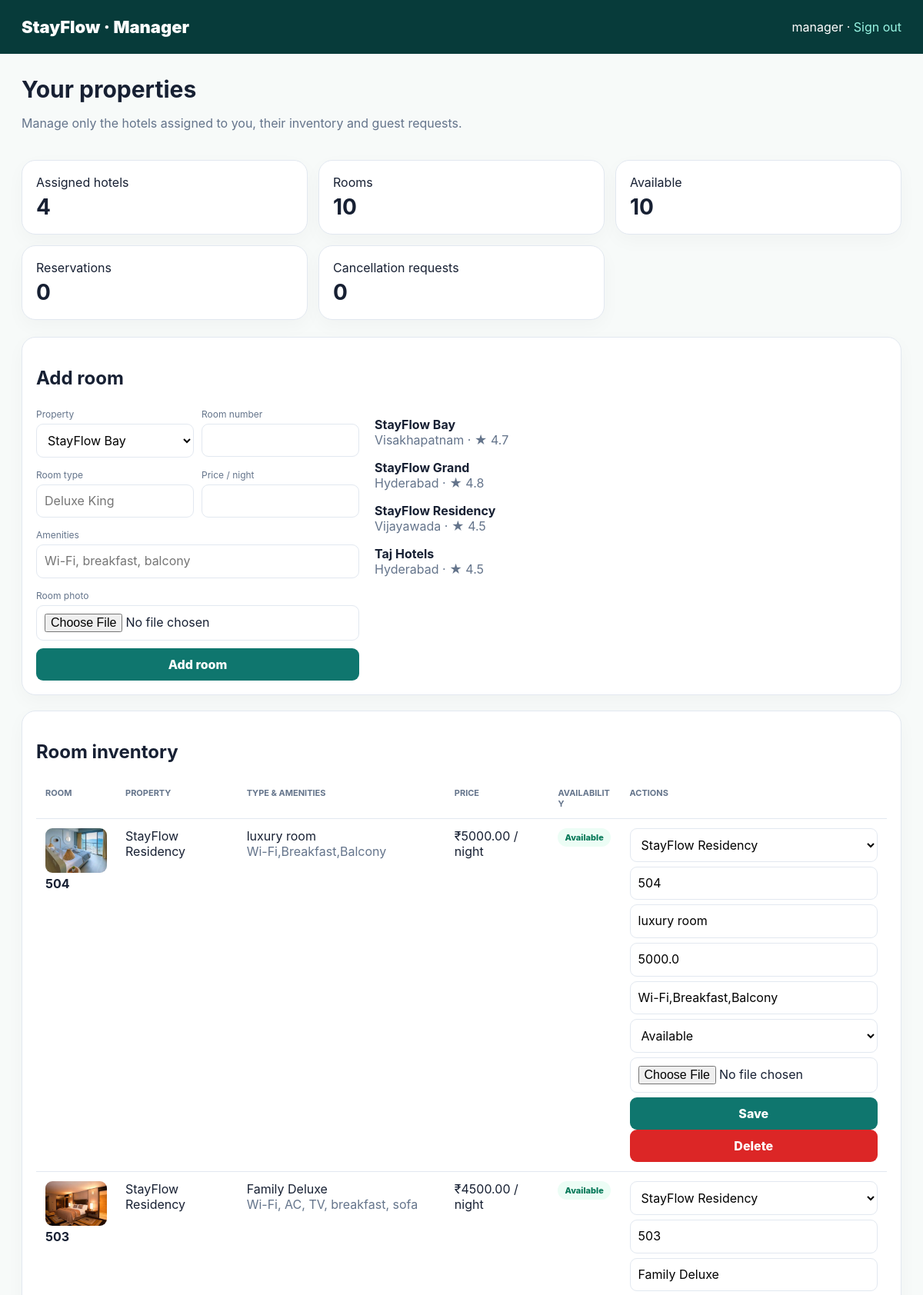
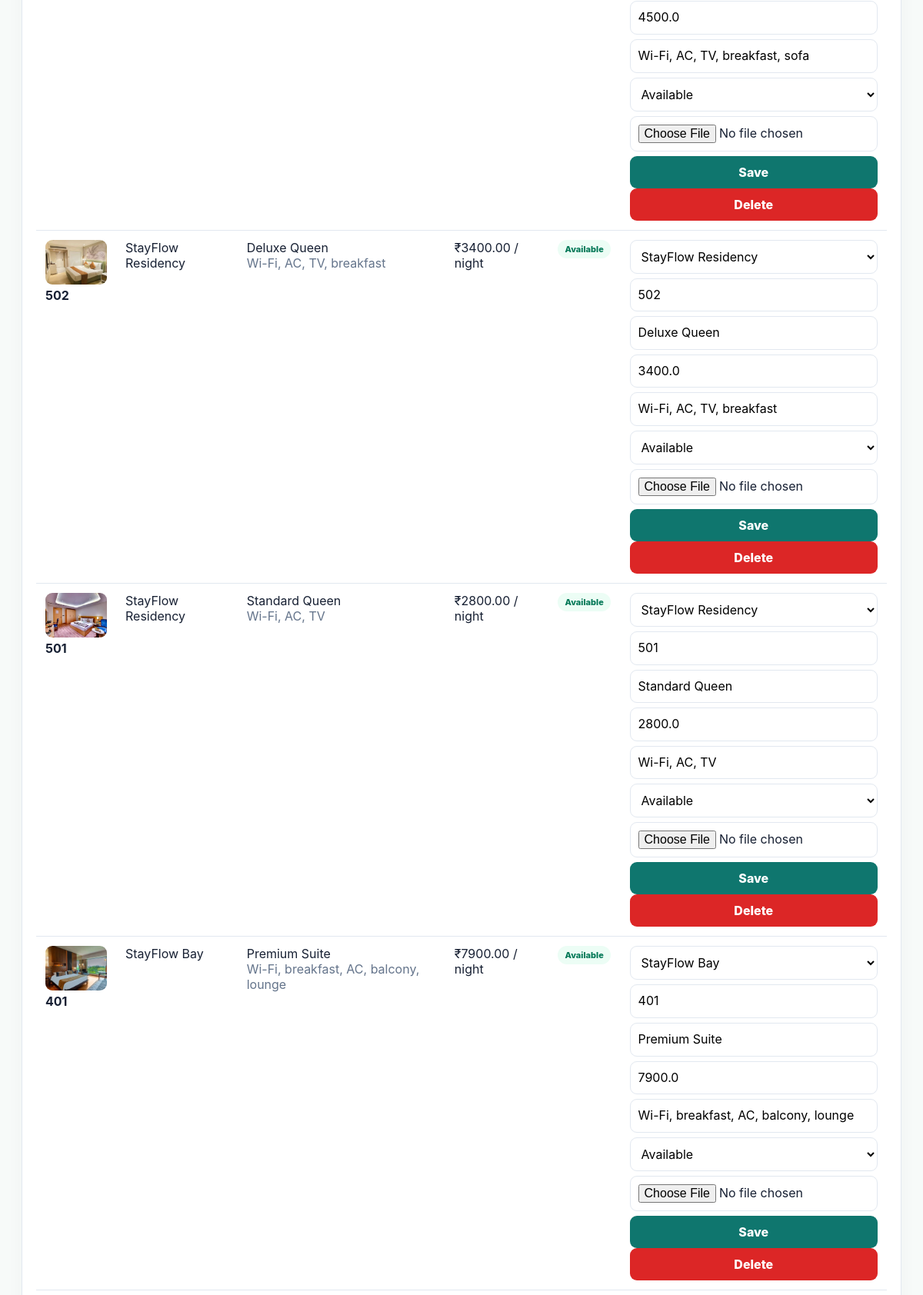
The page /manager/dashboard (signed in, upper part) on the database its author committed (2 pictures, top to bottom).
### tables this page shows
CREATE TABLE hotels(
        id INTEGER PRIMARY KEY AUTOINCREMENT,
        name TEXT NOT NULL,
        location TEXT NOT NULL,
        description TEXT,
        image TEXT,
        manager_id INTEGER,
        rating REAL DEFAULT 4.5,
        created_at TEXT DEFAULT CURRENT_TIMESTAMP,
        FOREIGN KEY(manager_id) REFERENCES users(id) ON DELETE SET NULL
    );

CREATE TABLE rooms(
        id INTEGER PRIMARY KEY AUTOINCREMENT,
        hotel_id INTEGER NOT NULL,
        room_number TEXT NOT NULL,
        room_type TEXT NOT NULL,
        price REAL NOT NULL,
        available INTEGER DEFAULT 1,
        image TEXT,
        amenities TEXT,
        FOREIGN KEY(hotel_id) REFERENCES hotels(id) ON DELETE CASCADE,
        UNIQUE(hotel_id,room_number)
    );

### app.py (the view)
@app.route("/manager/dashboard")
@role_required("manager")
def manager_dashboard():
    conn = get_connection()
    hotels = conn.execute("SELECT * FROM hotels WHERE manager_id=? ORDER BY name",
                           (session["user_id"],)).fetchall()
    rooms = conn.execute("""
        SELECT r.*,h.name hotel_name FROM rooms r JOIN hotels h ON h.id=r.hotel_id
        WHERE h.manager_id=? ORDER BY r.id DESC
    """, (session["user_id"],)).fetchall()
    bookings = conn.execute("""
        SELECT b.*,u.username guest_name,u.email guest_email,h.name hotel_name,
               r.room_number,r.room_type
        FROM bookings b
        JOIN users u ON u.id=b.guest_id
        JOIN hotels h ON h.id=b.hotel_id
        JOIN rooms r ON r.id=b.room_id
        WHERE h.manager_id=? ORDER BY b.id DESC
    """, (session["user_id"],)).fetchall()
    requests = conn.execute("""
        SELECT cr.*,b.check_in,b.check_out,u.username guest_name,h.name hotel_name,
               r.room_number
        FROM cancellation_requests cr
        JOIN bookings b ON b.id=cr.booking_id
        JOIN users u ON u.id=cr.guest_id
        JOIN hotels h ON h.id=cr.hotel_id
        JOIN rooms r ON r.id=b.room_id
        WHERE h.manager_id=?
        ORDER BY CASE WHEN cr.status='Pending' THEN 0 ELSE 1 END, cr.id DESC
    """, (session["user_id"],)).fetchall()
    unread = conn.execute(
        "SELECT COUNT(*) n FROM notifications WHERE user_id=? AND is_read=0",
        (session["user_id"],)
    ).fetchone()["n"]
    stats = {
        "hotels": len(hotels),
        "rooms": len(rooms),
        "available": sum(r["available"] for r in rooms),
        "bookings": len(bookings),
        "pending": sum(1 for x in requests if x["status"] == "Pending")
    }
    conn.close()
    return render_template("manager_dashboard.html", hotels=hotels, rooms=rooms,
                           bookings=bookings, requests=requests, stats=stats, unread=unread)

### app.py (called while the page is built)
def role_required(role):
    def deco(func):
        @wraps(func)
        def wrapped(*args, **kwargs):
            if session.get("role") != role:
                flash("Please sign in with an authorized account.", "error")
                return redirect(url_for("login"))
            return func(*args, **kwargs)
        return wrapped
    return deco

### database.py (called while the page is built)
def get_connection():
    conn = sqlite3.connect(DB_PATH, timeout=30, check_same_thread=False)
    conn.row_factory = sqlite3.Row
    conn.execute("PRAGMA busy_timeout = 30000")
    conn.execute("PRAGMA foreign_keys = ON")
    return conn

### templates/manager_dashboard.html (shortened to what this page needs)
<!doctype html><html lang="en"><head><meta charset="utf-8"><meta name="viewport" content="width=device-width,initial-scale=1"><title>StayFlow · Manager</title></head><body><header class="top"><div class="brand">StayFlow · Manager</div><div>{{session.username}} · <a href="/logout">Sign out</a></div></header><main class="wrap">{% with msgs=get_flashed_messages(with_categories=true) %}{% for cat,msg in msgs %}<div class="flash {{'error' if cat=='error' else ''}}">{{msg}}</div>{% endfor %}{% endwith %}<section class="hero"><div><h1>Your properties</h1><p class="muted">Manage only the hotels assigned to you, their inventory and guest requests.</p></div></section><div class="stats"><div class="stat">Assigned hotels<b>{{stats.hotels}}</b></div><div class="stat">Rooms<b>{{stats.rooms}}</b></div><div class="stat">Available<b>{{stats.available}}</b></div><div class="stat">Reservations<b>{{stats.bookings}}</b></div><div class="stat">Cancellation requests<b>{{stats.pending}}</b></div></div>
<section class="panel"><h2>Add room</h2>{% if hotels %}<div class="grid"><form method="post" action="/manager/room/add" enctype="multipart/form-data"><div class="formgrid"><div><label>Property</label><select name="hotel_id" required>{% for h in hotels %}<option value="{{h.id}}">{{h.name}}</option>{% endfor %}</select></div><div><label>Room number</label><input name="room_number" required></div><div><label>Room type</label><input name="room_type" placeholder="Deluxe King" required></div><div><label>Price / night</label><input name="price" type="number" min="0" step="0.01" required></div><div class="full"><label>Amenities</label><input name="amenities" placeholder="Wi-Fi, breakfast, balcony"></div><div class="full"><label>Room photo</label><input name="image" type="file" accept="image/*"></div><div class="full"><button>Add room</button></div></div></form><div>{% for h in hotels %}<p><b>{{h.name}}</b><br><span class="muted">{{h.location}} · ★ {{"%.1f"|format(h.rating or 4.5)}}</span></p>{% endfor %}</div></div>{% else %}<p class="muted">No hotels are assigned to your account yet. Ask an administrator to assign a property.</p>{% endif %}</section>
<section class="panel"><h2>Room inventory</h2><div class="tablewrap"><table><tr><th>Room</th><th>Property</th><th>Type & amenities</th><th>Price</th><th>Availability</th><th>Actions</th></tr>{% for r in rooms %}<tr><td>{% if r.image %}<img class="thumb" src="/manager/media/{{r.image}}"><br>{% endif %}<b>{{r.room_number}}</b></td><td>{{r.hotel_name}}</td><td>{{r.room_type}}<br><span class="muted">{{r.amenities or 'Standard amenities'}}</span></td><td>₹{{"%.2f"|format(r.price)}} / night</td><td><span class="pill">{{'Available' if r.available else 'Occupied'}}</span></td><td><form method="post" action="/manager/room/{{r.id}}/update" enctype="multipart/form-data" class="actions"><select name="hotel_id">{% for h in hotels %}<option value="{{h.id}}" {{'selected' if h.id==r.hotel_id}}>{{h.name}}</option>{% endfor %}</select><input name="room_number" value="{{r.room_number}}"><input name="room_type" value="{{r.room_type}}"><input name="price" type="number" step="0.01" value="{{r.price}}"><input name="amenities" value="{{r.amenities or ''}}"><select name="available"><option value="1" {{'selected' if r.available}}>Available</option><option value="0" {{'selected' if not r.available}}>Occupied</option></select><input name="image" type="file" accept="image/*"><button>Save</button></form><form method="post" action="/manager/room/{{r.id}}/delete" onsubmit="return confirm('Delete room?')"><button class="danger">Delete</button></form></td></tr>{% else %}<tr><td colspan="6" class="muted">No rooms in your assigned properties.</td></tr>{% endfor %}</table></div></section>
</main></body></html>

### templates/manager_dashboard.html (style rules this page uses)
:root { --bg:#f7faf9;--panel:#fff;--ink:#172033;--muted:#64748b;--line:#e2e8f0;--primary:#0f766e;--danger:#dc2626;--green:#059669;--red:#b91c1c }
* { box-sizing:border-box }
body { margin:0;font-family:Inter,system-ui;background:var(--bg);color:var(--ink) }
a { text-decoration:none }
.top { height:70px;background:#073b3a;color:#fff;display:flex;justify-content:space-between;align-items:center;padding:0 28px;position:sticky;top:0;z-index:5 }
.brand { font-size:22px;font-weight:900 }
.top a { color:#99f6e4 }
.wrap { max-width:1450px;margin:auto;padding:28px }
.hero { display:flex;justify-content:space-between;align-items:end }
.hero h1 { margin:0;font-size:30px }
.muted { color:var(--muted) }
.stats { display:grid;grid-template-columns:repeat(5,1fr);gap:14px;margin:22px 0 }
.stat,.panel { background:#fff;border:1px solid var(--line);border-radius:18px;padding:18px;box-shadow:0 8px 25px #0f172a08 }
.stat b { display:block;font-size:28px;margin-top:5px }
.panel { margin-bottom:20px }
.grid { display:grid;grid-template-columns:420px 1fr;gap:20px }
.formgrid { display:grid;grid-template-columns:1fr 1fr;gap:10px }
.full { grid-column:1/-1 }
label { font-size:12px;color:var(--muted);display:block;margin:5px 0 }
input,select,textarea,button { width:100%;padding:10px;border:1px solid var(--line);border-radius:9px;font:inherit;background:#fff }
button { background:var(--primary);color:#fff;border:0;font-weight:800;cursor:pointer }
.danger { background:var(--danger) }
.tablewrap { overflow:auto }
table { width:100%;border-collapse:collapse;min-width:950px }
th,td { padding:12px;border-bottom:1px solid var(--line);text-align:left;vertical-align:top }
th { font-size:11px;color:var(--muted);text-transform:uppercase }
.thumb { width:80px;height:58px;object-fit:cover;border-radius:9px }
.actions { display:grid;gap:6px }
.pill { display:inline-block;padding:5px 9px;border-radius:999px;background:#ecfdf5;color:#047857;font-size:11px;font-weight:800 }
html { scroll-behavior:smooth;overflow-x:hidden }
body { overflow-x:hidden }
h1,h2,h3,p,small,td,th,label,.muted,.badge,.pill { overflow-wrap:anywhere;word-break:break-word }
button,input,select,textarea { min-width:0;max-width:100% }
button { min-height:42px;line-height:1.25;white-space:normal }
input,select { line-height:1.35 }
.panel,.card,.stat,.booking,.body,.formgrid,.grid,.layout,main,aside { min-width:0 }
.tablewrap { width:100%;max-width:100%;overflow-x:auto;-webkit-overflow-scrolling:touch;border-radius:12px }
table { table-layout:auto }
th,td { overflow-wrap:anywhere;word-break:break-word }
.actions { min-width:0 }
form { min-width:0 }
@media (max-width:1200px) { .stats { grid-template-columns:repeat(3,minmax(0,1fr))!important } }
@media (max-width:1200px) { .hero { gap:16px;flex-wrap:wrap } }

### rows shown on the page
hotels: name "StayFlow Bay", location "Visakhapatnam", rating "4.7"
hotels: name "StayFlow Grand", location "Hyderabad", rating "4.8"
hotels: name "StayFlow Residency", location "Vijayawada", rating "4.5"
hotels: name "Taj Hotels", location "Hyderabad", rating "4.5"
rooms: image (picture), room_number "504", hotel_name "StayFlow Residency", room_type "luxury room", amenities "Wi-Fi,Breakfast,Balcony", price "5000.00", available "Available", price "5000.0"
rooms: image (picture), room_number "503", hotel_name "StayFlow Residency", room_type "Family Deluxe", amenities "Wi-Fi, AC, TV, breakfast, sofa", price "4500.00", available "Available", price "4500.0"
rooms: image (picture), room_number "502", hotel_name "StayFlow Residency", room_type "Deluxe Queen", amenities "Wi-Fi, AC, TV, breakfast", price "3400.00", available "Available", price "3400.0"
rooms: image (picture), room_number "501", hotel_name "StayFlow Residency", room_type "Standard Queen", amenities "Wi-Fi, AC, TV", price "2800.00", available "Available", price "2800.0"
rooms: image (picture), room_number "401", hotel_name "StayFlow Bay", room_type "Premium Suite", amenities "Wi-Fi, breakfast, AC, balcony, lounge", price "7900.00", available "Available", price "7900.0"

### other values the page prints
{{ session.username }} "manager"
{{ stats.hotels }} "4"
{{ stats.rooms }} "10"
{{ stats.available }} "10"
{{ stats.bookings }} "0"
{{ stats.pending }} "0"
form field hotel_id "StayFlow Bay"
form field hotel_id "StayFlow Residency"
